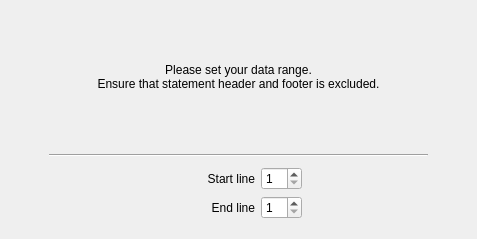
<?xml version="1.0" encoding="UTF-8"?>
<ui version="4.0">
 <class>RowsPage</class>
 <widget class="QWidget" name="RowsPage">
  <property name="geometry">
   <rect>
    <x>0</x>
    <y>0</y>
    <width>477</width>
    <height>239</height>
   </rect>
  </property>
  <property name="sizePolicy">
   <sizepolicy hsizetype="Expanding" vsizetype="Expanding">
    <horstretch>0</horstretch>
    <verstretch>0</verstretch>
   </sizepolicy>
  </property>
  <property name="windowTitle">
   <string>Rows Wizard Page</string>
  </property>
  <layout class="QHBoxLayout" name="horizontalLayout_2" stretch="1,10,1">
   <item>
    <spacer name="leftSpacer">
     <property name="orientation">
      <enum>Qt::Horizontal</enum>
     </property>
     <property name="sizeHint" stdset="0">
      <size>
       <width>40</width>
       <height>20</height>
      </size>
     </property>
    </spacer>
   </item>
   <item>
    <layout class="QVBoxLayout" name="verticalLayout" stretch="30,1,1,1,1,2">
     <item>
      <widget class="QLabel" name="label">
       <property name="text">
        <string>Please set your data range.
Ensure that statement header and footer is excluded.</string>
       </property>
       <property name="alignment">
        <set>Qt::AlignCenter</set>
       </property>
       <property name="wordWrap">
        <bool>true</bool>
       </property>
      </widget>
     </item>
     <item>
      <spacer name="verticalSpacer_2">
       <property name="orientation">
        <enum>Qt::Vertical</enum>
       </property>
       <property name="sizeHint" stdset="0">
        <size>
         <width>371</width>
         <height>3</height>
        </size>
       </property>
      </spacer>
     </item>
     <item>
      <widget class="Line" name="line">
       <property name="orientation">
        <enum>Qt::Horizontal</enum>
       </property>
      </widget>
     </item>
     <item>
      <spacer name="verticalSpacer_3">
       <property name="orientation">
        <enum>Qt::Vertical</enum>
       </property>
       <property name="sizeHint" stdset="0">
        <size>
         <width>371</width>
         <height>3</height>
        </size>
       </property>
      </spacer>
     </item>
     <item>
      <layout class="QHBoxLayout" name="horizontalLayout" stretch="20,50,35">
       <item>
        <spacer name="horizontalSpacer">
         <property name="orientation">
          <enum>Qt::Horizontal</enum>
         </property>
         <property name="sizeHint" stdset="0">
          <size>
           <width>13</width>
           <height>13</height>
          </size>
         </property>
        </spacer>
       </item>
       <item>
        <layout class="QGridLayout" name="gridLayout" columnstretch="10,0">
         <item row="0" column="0">
          <widget class="QLabel" name="labelSet_skip">
           <property name="text">
            <string>Start line</string>
           </property>
           <property name="alignment">
            <set>Qt::AlignRight|Qt::AlignTrailing|Qt::AlignVCenter</set>
           </property>
          </widget>
         </item>
         <item row="1" column="0">
          <widget class="QLabel" name="labelSet_skipToLast">
           <property name="text">
            <string>End line</string>
           </property>
           <property name="alignment">
            <set>Qt::AlignRight|Qt::AlignTrailing|Qt::AlignVCenter</set>
           </property>
          </widget>
         </item>
         <item row="0" column="1">
          <widget class="QSpinBox" name="spinBox_skip">
           <property name="sizePolicy">
            <sizepolicy hsizetype="Preferred" vsizetype="Preferred">
             <horstretch>0</horstretch>
             <verstretch>0</verstretch>
            </sizepolicy>
           </property>
           <property name="toolTip">
            <string>Enter the number of the first transaction line.
Will not accept value greater than the End Line value.</string>
           </property>
           <property name="minimum">
            <number>1</number>
           </property>
          </widget>
         </item>
         <item row="1" column="1">
          <widget class="QSpinBox" name="spinBox_skipToLast">
           <property name="sizePolicy">
            <sizepolicy hsizetype="Preferred" vsizetype="Preferred">
             <horstretch>0</horstretch>
             <verstretch>0</verstretch>
            </sizepolicy>
           </property>
           <property name="toolTip">
            <string>Enter the number of the last transaction line.
Will not accept value less than Start Line value.</string>
           </property>
           <property name="minimum">
            <number>1</number>
           </property>
          </widget>
         </item>
        </layout>
       </item>
       <item>
        <spacer name="horizontalSpacer_2">
         <property name="orientation">
          <enum>Qt::Horizontal</enum>
         </property>
         <property name="sizeHint" stdset="0">
          <size>
           <width>13</width>
           <height>13</height>
          </size>
         </property>
        </spacer>
       </item>
      </layout>
     </item>
     <item>
      <spacer name="verticalSpacer_low">
       <property name="orientation">
        <enum>Qt::Vertical</enum>
       </property>
       <property name="sizeHint" stdset="0">
        <size>
         <width>20</width>
         <height>40</height>
        </size>
       </property>
      </spacer>
     </item>
    </layout>
   </item>
   <item>
    <spacer name="rightSpacer">
     <property name="orientation">
      <enum>Qt::Horizontal</enum>
     </property>
     <property name="sizeHint" stdset="0">
      <size>
       <width>40</width>
       <height>20</height>
      </size>
     </property>
    </spacer>
   </item>
  </layout>
 </widget>
 <resources/>
 <connections/>
</ui>
